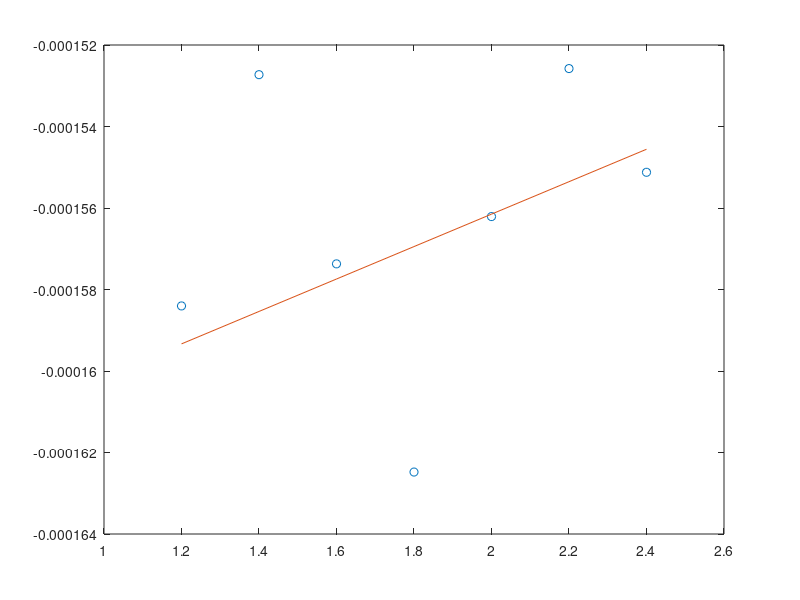

Recreate this plot in MATLAB.
%{
vekt = linspace(0, 3.5, 8)
utslag = [8.18, 7.45, 6.71, 6.02, 5.23, 4.49, 3.75, 2.99]-8.18;%mm
usikker = [1, 1, 1, 1, 2, 3, 3, 3]*1e-3 %mm
[m, c, delta_c, delta_m] = function1(vekt, utslag)

figure(2)
errorbar(vekt, utslag, usikker, 'o')
hold on
grid on
set(gca,'fontsize',16)
title('Nedbooying av messingstav som funksjon av last','fontsize',16)
xlabel('vekt [kg]', 'fontsize',16)
ylabel('utslag [mm]', 'fontsize',16)
plot(vekt, c+m*vekt)
plot(vekt, c+(m+delta_m)*vekt)
plot(vekt, c+(m-delta_m)*vekt)

figure(1)
scatter(fut, energi/max(energi), 15, 'filled')
hold on
set(gca,'fontsize',16)
xlabel('Frekvens [hz]','fontsize',16)
ylabel('Relativ energi','fontsize',16)
title('Fouriertransformerte av signalet','fontsize',16)
box on
axis([0 1500 -0.05 1.05])
grid on
plot(fut, energi/max(energi))

[ah index] = min(abs(fut-1207.2))
%figure(3)
index = index -1 ;
intervall= 3;
x2 = fut(1, index-intervall:index+intervall);
y2 = energi(index-intervall:index+intervall, 1);

figure(1)
% create smaller axes in top right, and plot on it
axes('Position',[0.39 0.37 0.26 0.445])
box on
set(gca,'fontsize',15)
scatter(x2, y2/max(y2), 15, 'filled')
ax = gca;
axis([min(x2) max(x2) -0.05 1.05])
hold on
box on
plot(x2, y2/max(y2))

figure(3)
diff = abs(utslag - (c+m*vekt))
p1 = errorbar(vekt, diff, usikker, 'o');
M1 = 'Absolutt differanse';
hold on
grid on
set(gca,'fontsize',16)
title('Differanse mellom maalt utslag og lin.reg','fontsize',16)
xlabel('vekt [kg]', 'fontsize',16)
ylabel('utslag [mm]', 'fontsize',16)
axis([-0.05 3.55 -0.005, 1.05*max(abs(utslag - (c+m*vekt)))])
p2 = plot(vekt, delta_m*vekt+delta_c);
M2 = 'Usikkerhet lin.reg \Delta \beta + \Delta \alpha \cdot m';
legend([p1; p2], M1, M2, 'Location','northeast', 'Interpreter','latex');
%}

Y = [-1.58403167e-04  -1.52728118e-04 -1.57370757e-04  -1.62479688e-04  -1.56210471e-04  -1.52578463e-04 -1.55123431e-04]
VEKT = ([1.2  1.4  1.6  1.8  2.   2.2  2.4])
%Y = transpose([8.18, 7.45, 6.71, 6.02, 5.23, 4.49, 3.75, 2.99])-8.18;%mm
%VEKT = linspace(0, 3.5, 8)
%usikker = (3-[0, 1, 1, 1, 2, 3, 3, 3])*1e-3 %mm
usikker = (-1.42013544e-05 -[-1.22013544e-05  -9.56507078e-06 -7.89371693e-06  -6.80115739e-06  -6.04054436e-06  -5.48334686e-06 -5.04235394e-06])
  
W = diag(usikker)
X = [1 VEKT(1); 1 VEKT(2); 1 VEKT(3); 1 VEKT(4); 1 VEKT(5); 1 VEKT(6); 1 VEKT(7)]%; 1 VEKT(8)]
WX = W*X
size(W)
size(Y)
WY = W*transpose(Y)
WXTWX = transpose(WX)*(WX)
size(WY)
size(transpose(WX))

WXTWY = transpose(WX)*WY
beta = inv(WXTWX)*WXTWY

plot(VEKT, Y, 'o')
hold on
plot(VEKT, beta(1)+VEKT*beta(2))
mean(beta(1)+VEKT*beta(2))
usikker